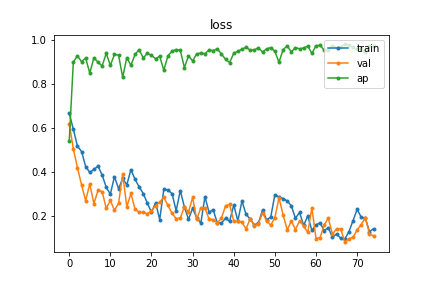
#> input picture Autoinjector/src/deep_learning/weights/20220824_180000_Colab_gpu/loss.png, 432 x 288 px
$ python -i img_utils.py   (imports and definitions only)
#> lines starting #> are read from the running program, lines starting #| are printed output that depends on the picture
#> further down, picture is the input picture: shape (288, 432, 3); mean B, G, R 245.2, 247.4, 246.9
""" Fuctions for manipulating images """

from collections.abc import Iterable
import numpy as np
from matplotlib import pyplot as plt
import cv2
from src.miscellaneous.validify import val_binary_image


def blend_images(images: Iterable, weights: list = None):
    """
    Blends images together into single image. IF wieghts is none, all images
    are weighted equally

    Args:
        images: list of np.ndarray images to blend together (must be same shape)
        weights: list of weights for each image (must sum to 1)
    """
    # Validate that images are iterable with same shape
    if not isinstance(images, Iterable):
        raise ValueError("Images must be iterable")
    for image in images:
        if not image.shape == images[0].shape:
            raise ValueError("Images must have the same shape")
#> this loop made 2 passes

    # Set weights if not already set, make sure they sum to 1, and have same
    # number of elements as in images
    n_images = len(images)
#> n_images = 2
    if weights is None:
        weights = [1 / n_images] * n_images
    if np.sum(np.array(weights)) != 1:
        raise ValueError("Weights must sum to 1")
    if len(images) != len(weights):
        raise ValueError("Number of images and weights must be same")

    # Iterate through images blending with weights
    # breakpoint()
    blended = images[0].astype(np.float32, copy=True)
    for i in range(1, n_images):
        blended = cv2.addWeighted(
            src1=blended,
            alpha=weights[i - 1],
            src2=images[i].astype(np.float32, copy=True),
            beta=weights[i],
            gamma=0,
        )
#> this loop made 1 pass
#> pass 1, in blend_images, `blended = cv2.addWeighted( src1=blended, alpha=weights[i - 1], src2=im..`:
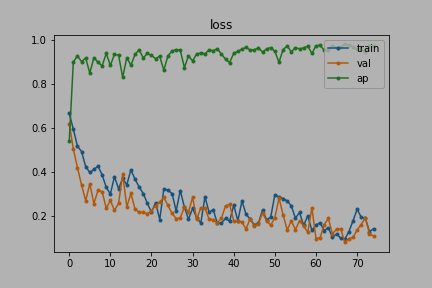
#> blended: shape (288, 432, 3) float32; mean B, G, R 171.4, 172.9, 172.6
    blended = blended.astype(np.uint8)
    return blended


# [114 lines left out: functions binary_imfill, rm_components_by_size, n_largest_components, not called in this run]


def overlay_image(
    image: np.ndarray,
    edge_label_dict: dict = None,
    mask: np.ndarray = None,
    edge_labels=None,
):
    """
    Overlays an image with edge labels

    Args:
        image: image to overlay
        edge_label_dict: dictionary of edge labels
        mask: mask to overlay
        edge_labels: edge label mask to overlay
    """
    # Convert to rgb
    if len(image.shape) == 2:
        rgb = cv2.cvtColor(image, cv2.COLOR_GRAY2RGB).astype(np.uint8)
    else:
        rgb = np.copy(image).astype(np.uint8)

    # rgb triplets for different masks
    MASK_RGB = [216, 27, 96]
    APICAL_RGB = [30, 136, 229]
    BASAL_RGB = [255, 193, 7]

    # Create colored mask
    overlay = np.zeros_like(rgb)
    if mask is not None:
        overlay[mask == 1] = MASK_RGB
    if edge_labels is not None and edge_label_dict is not None:
        for label, edge_type in edge_label_dict.items():
            edge_mask = (edge_labels == label).astype(np.uint8)
            kernel = cv2.getStructuringElement(cv2.MORPH_RECT, (7, 7))
            edge_mask = cv2.dilate(edge_mask, kernel)
            if edge_type == "apical":
                overlay[edge_mask.astype(bool)] = APICAL_RGB
            elif edge_type == "basal":
                overlay[edge_mask.astype(bool)] = BASAL_RGB

    # blend the image and mask
    blended = blend_images([rgb, overlay], [0.7, 0.3])
    return blended

# [28 lines left out: function is_single_pixel_width, not called in this run]

>>> import cv2
>>> picture = cv2.imread('../weights/20220824_180000_Colab_gpu/loss.png')
>>> result = overlay_image(picture)
